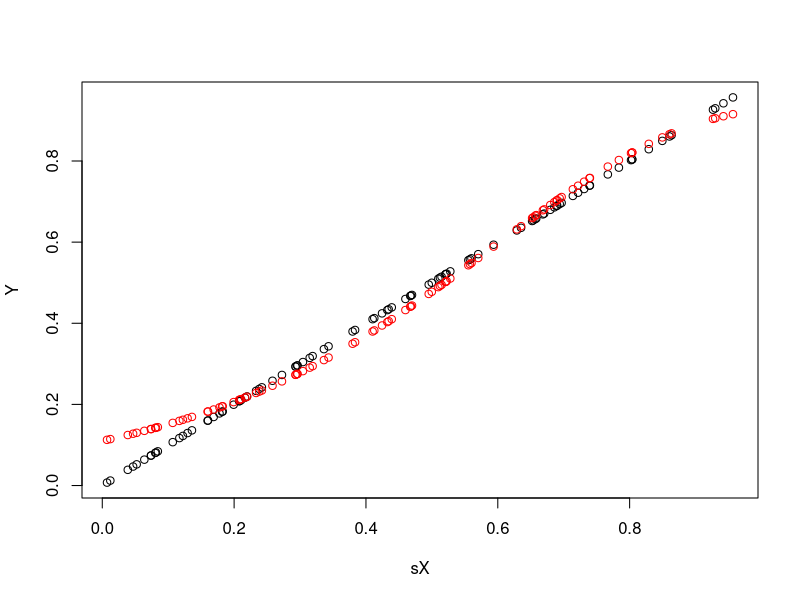

Write R code to recreate this figure.
fd <- function(xd, Beta, Mu, Sigma)
{
   total = 0
   for(p in 1:ncol(Beta))
   {
	total = total + Beta[1,p]*exp( - (  norm( matrix(xd) - matrix(Mu[p,]) )^2)/Sigma[1,p]  )	
   }
   return (total)
}
Phi <- function(Xd, Muj, Sigmaj)
{
   return (exp(- norm( matrix(Xd)-matrix(Muj))^2/Sigmaj ))
}
E <- function( Beta, Mu, Sigma, X, Y)
{
	total = 0
	for(d in 1:nrow(X))
	{
	   total = total+ (Y[d,] - fd(X[d,], Beta, Mu, Sigma))^2
	}
   return (total)
}
gradient_beta <- function(Beta, Mu, Sigma, X, Y)
{
	total = 0
	for(d in 1:nrow(X))
	{
	   for( j in 1:ncol(Beta) )
	   {
	     total = total + (Y[d, ]-fd(X[d, ], Beta, Mu, Sigma))*Phi(X[d, ], Mu[j,], Sigma[,j])*2.0
	   }
	}
   	return (total)
}
gradient_mu<- function(Beta, Mu, Sigma, X, Y)
{
	total = 0
	for(d in 1:nrow(X))
	{
	   for( j in 1:ncol(Beta) )
	   {
	     total = total + (Y[d, ]-fd(X[d,], Beta, Mu, Sigma))*Phi(X[d, ], Mu[j,], Sigma[,j])*( X[d,]-Mu[j])*(1.0/(Sigma[,j])) *2.0
	   }
	}
   	return (total)
}
gradient_sigma<- function(Beta, Mu, Sigma, X, Y)
{
	total = 0
	for(d in 1:nrow(X))
	{
	   for( j in 1:ncol(Beta) )
	   {
	     total = total + (Y[d, ]-fd(X[d,], Beta, Mu, Sigma))*Phi(X[d, ], Mu[j,], Sigma[,j])*(norm(matrix(X[d,])- matrix(Mu[j,]))^2)/(Sigma[,j]^2)*2.0
	   }
	}
   	return (total)
}
##Función objetivo...
E <- function( Beta, Mu, Sigma, X, Y)
{
	total = 0
	for(d in 1:nrow(X))
	{
	   total = total+ (Y[d, ] - fd(X[d, ], Beta, Mu, Sigma))^2
	}
   return (total)
}

RBF <- function(Y, P, X)
{

   
   D=ncol(X) ##calcular la dimension
   ##Vector pesos
   Beta = matrix(1,ncol=P)
   ##Vector varianzas
   Sigma = matrix(1,ncol=P)
   ##Matriz medias P X D
   Mu = matrix(1,ncol=D, nrow=P )
      
   ##Inicialización
   for(i in 1:P) {
    Beta[1,i] = runif(1,0.1,1)
    Sigma[1,i] = runif(1,0.1,1)
   
   	for(j in 1:D) {
   		Mu[i,j] = runif(1,0,1)	
   	}
   }
#   Beta = Beta/norm(Beta)
   nite =500
   etaSigma = 0.001
   etaMu = 0.001
   etaBeta = 0.001
 
 	cl=kmeans(Y, P)
	Mu = (cl$centers)
	for( i in 1:P)
	{
	Sigma[,i] = 0;
	   for( j in 	Y[which(cl$cluster==i), ])
	   {
		Sigma[,i] = Sigma[,i] + sqrt(sum(j, Mu[i,])^2)
	   }
	   Sigma[,i] =  Sigma[,i] / sum(cl$cluster==i  )
	}		
   for( it in 1:nite)
   {
	Beta = Beta + etaBeta*gradient_beta(Beta, Mu, Sigma, X, Y)
	Mu = Mu + etaMu*gradient_mu(Beta, Mu, Sigma, X, Y)
	Sigma = Sigma + etaSigma*gradient_sigma(Beta, Mu, Sigma, X, Y)
#	pause(0.5)
	print(Beta)
#	Sys.sleep(1)
   }
   Yp = X;
   for( i in 1:nrow(X))
   {
	Yp[i,1]=0
#	Yp[i,] = E( X[i,], Beta, Mu, Sigma, Y)
	for( j in 1:ncol(Beta))
	{
	   Yp[i,] = Yp[i,]+ Beta[1,j]*Phi(X[i, ], Mu[j,], Sigma[1,j])
	}
   } 	
   return (Yp)
}
##
Sizetrain=100
##Generar datos de entrenamiento
sX = matrix( runif(Sizetrain, 0, 1), ncol=1)#nrow=Sizetrain)
#Y = matrix(sX*sX  + rnorm(100, 0, 0.1), nrow=100)
Y = matrix(sX , nrow=Sizetrain, ncol=1)
N=100

##Datos de prueba...
X2 = matrix( runif( N, -1, 1),ncol=ncol(Y))

##Número de neuronas..
P=3
##Dimension

Y2= RBF(Y, P, sX )
plot(sX, Y)
points(sX, Y2, col='red')


#write.table(sX,file= "datax", sep="\t", col.names=FALSE, row.names=FALSE)
#write.table(Y,file= "datay", sep="\t", col.names=FALSE, row.names=FALSE)
#write.table(Y2,file= "datayp", sep="\t", col.names=FALSE, row.names=FALSE)
